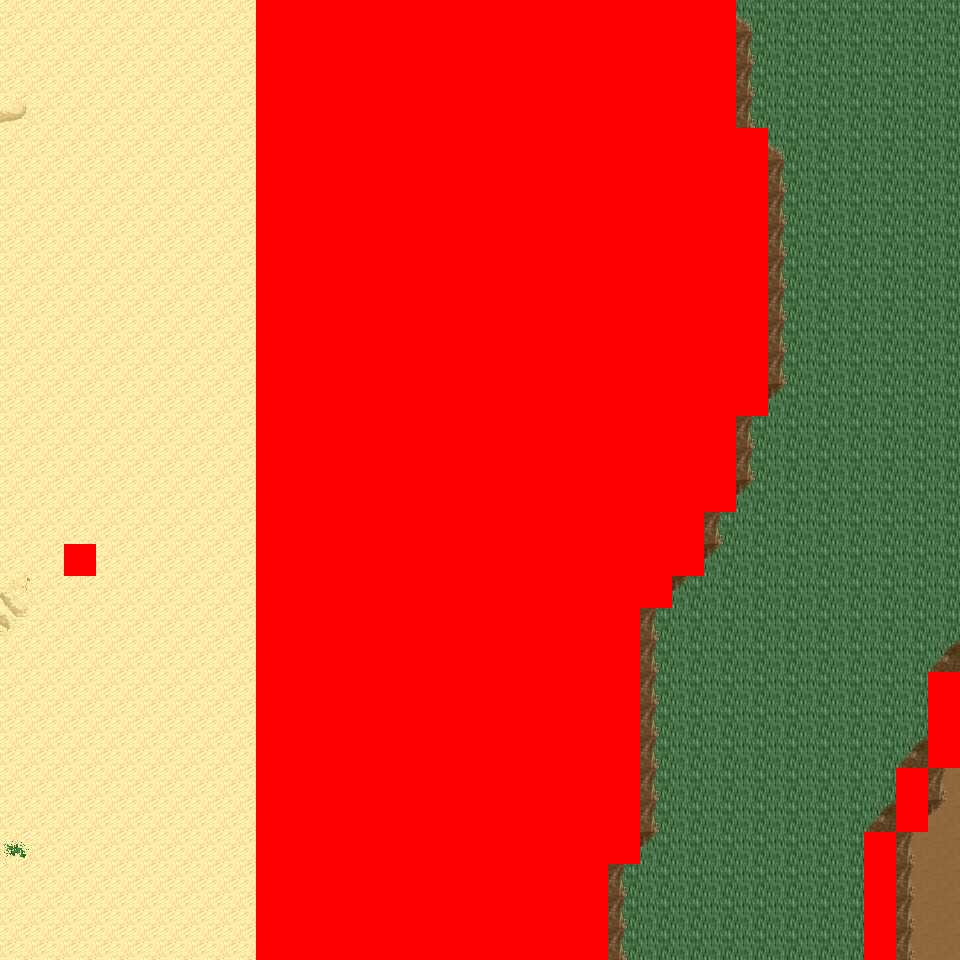

A level layout from a 2D game, rendered from its tile map. Below: a short description, then the map file with tile-grid data replaced by summaries:
An orthogonal 30x30 tile map with 32x32 px tiles, 6 tile layers (Ground, Object, Object2, Above, ...), 8 tilesets and 6 objects (6x mapExit).

<map version="1.0" orientation="orthogonal" renderorder="right-down" width="30" height="30" tilewidth="32" tileheight="32" nextobjectid="7">
  <tileset firstgid="1" name="tileset_logic_collision" tilewidth="32" tileheight="32" tilecount="1" columns="1">
    <image source="../drawable/tileset_logic_collision.png" width="32" height="32" />
  </tileset>
  <tileset firstgid="2" name="tileset_ground_ground" tilewidth="32" tileheight="32" tilecount="33" columns="3">
    <image source="../drawable/tileset_ground_ground.png" width="96" height="352" />
  </tileset>
  <tileset firstgid="35" name="tileset_ground_ridge_earth_pale" tilewidth="32" tileheight="32" tilecount="96" columns="12">
    <image source="../drawable/tileset_ground_ridge_earth_pale.png" width="384" height="256" />
  </tileset>
  <tileset firstgid="131" name="tileset_ground_ridge_earth_dark" tilewidth="32" tileheight="32" tilecount="96" columns="12">
    <image source="../drawable/tileset_ground_ridge_earth_dark.png" width="384" height="256" />
  </tileset>
  <tileset firstgid="227" name="tileset_terrain_desert" tilewidth="32" tileheight="32" tilecount="88" columns="8">
    <image source="../drawable/tileset_terrain_desert.png" width="256" height="352" />
  </tileset>
  <tileset firstgid="315" name="tileset_plant_tree_tree_darkgreen" tilewidth="32" tileheight="32" tilecount="88" columns="8">
    <image source="../drawable/tileset_plant_tree_tree_darkgreen.png" width="256" height="352" />
  </tileset>
  <tileset firstgid="403" name="tileset_ground_sand_2" tilewidth="32" tileheight="32" tilecount="15" columns="5">
    <image source="../drawable/tileset_ground_sand_2.png" width="160" height="96" />
  </tileset>
  <tileset firstgid="418" name="tileset_plant_cactus_2" tilewidth="32" tileheight="32" tilecount="10" columns="5">
    <image source="../drawable/tileset_plant_cactus_2.png" width="160" height="64" />
  </tileset>
  <layer name="Ground" width="30" height="30">
    <data>[900 cells, 900 non-empty, 8 distinct tile ids]</data>
  </layer>
  <layer name="Object" width="30" height="30">
    <data>[900 cells, 152 non-empty, 21 distinct tile ids]</data>
  </layer>
  <layer name="Object2" width="30" height="30">
    <data>[900 cells, 0 non-empty, 0 distinct tile ids]</data>
  </layer>
  <layer name="Above" width="30" height="30">
    <data>[900 cells, 258 non-empty, 17 distinct tile ids]</data>
  </layer>
  <layer name="Above2" width="30" height="30">
    <data>[900 cells, 0 non-empty, 0 distinct tile ids]</data>
  </layer>
  <layer name="Walkable" width="30" height="30">
    <data>[900 cells, 429 non-empty, 1 distinct tile ids]</data>
  </layer>
  <objectgroup name="MapEvents">
    <object id="1" name="north" type="mapExit" x="0" y="0" width="256" height="32">
      <properties>
        <property name="map" value="level_0_x4_y112" />
        <property name="x" value="0" />
        <property name="y" value="28" />
      </properties>
    </object>
    <object id="2" name="north2" type="mapExit" x="736" y="0" width="224" height="32">
      <properties>
        <property name="map" value="level_0_x4_y112" />
        <property name="x" value="23" />
        <property name="y" value="28" />
      </properties>
    </object>
    <object id="3" name="south" type="mapExit" x="0" y="928" width="256" height="32">
      <properties>
        <property name="map" value="level_0_x4_y114" />
        <property name="x" value="0" />
        <property name="y" value="1" />
      </properties>
    </object>
    <object id="4" name="south2" type="mapExit" x="608" y="928" width="256" height="32">
      <properties>
        <property name="map" value="level_0_x4_y114" />
        <property name="x" value="19" />
        <property name="y" value="1" />
      </properties>
    </object>
    <object id="5" name="south3" type="mapExit" x="896" y="928" width="64" height="32">
      <properties>
        <property name="map" value="level_0_x4_y114" />
        <property name="x" value="28" />
        <property name="y" value="1" />
      </properties>
    </object>
    <object id="6" name="west" type="mapExit" x="0" y="0" width="32" height="960">
      <properties>
        <property name="map" value="level_0_x3_y113" />
        <property name="x" value="28" />
        <property name="y" value="0" />
      </properties>
    </object>
  </objectgroup>
</map>
